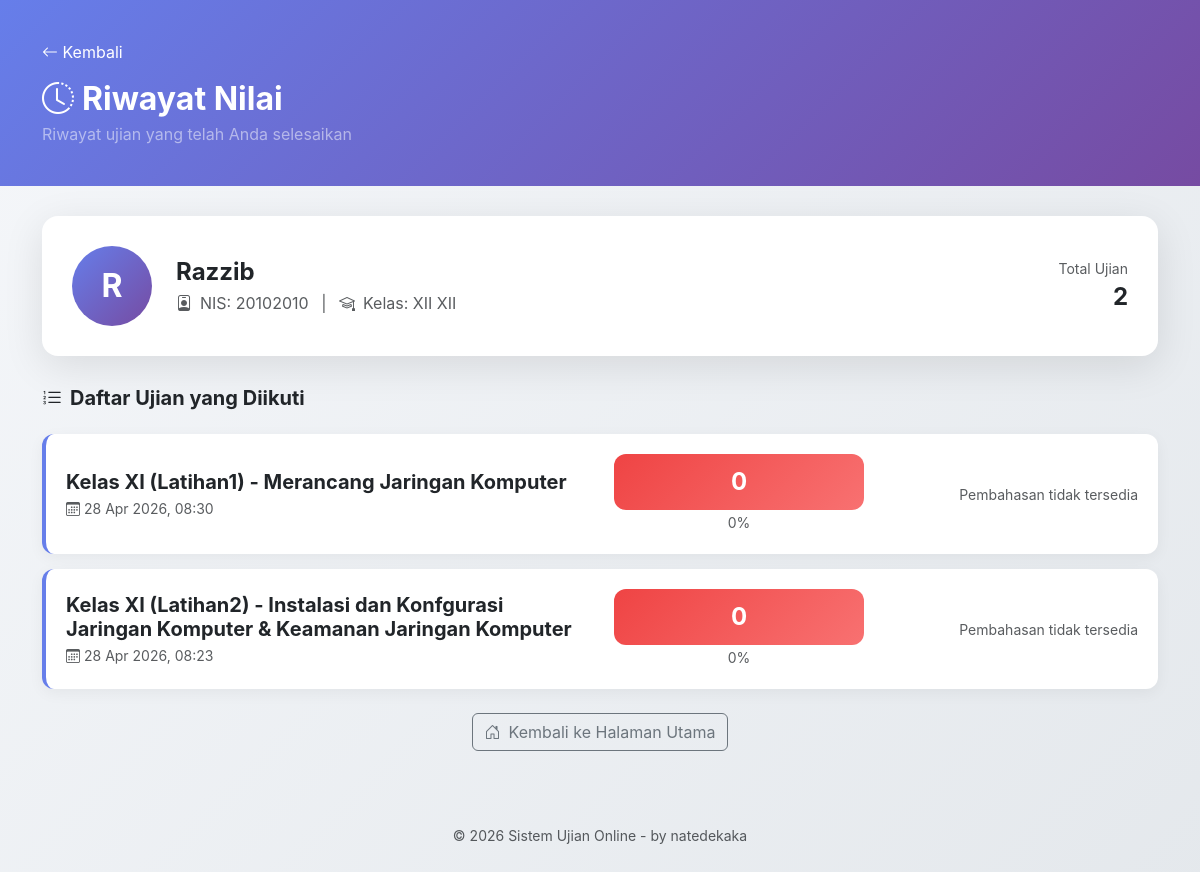
The page /riwayat.php?nis=20102010 on the database as committed earlier.
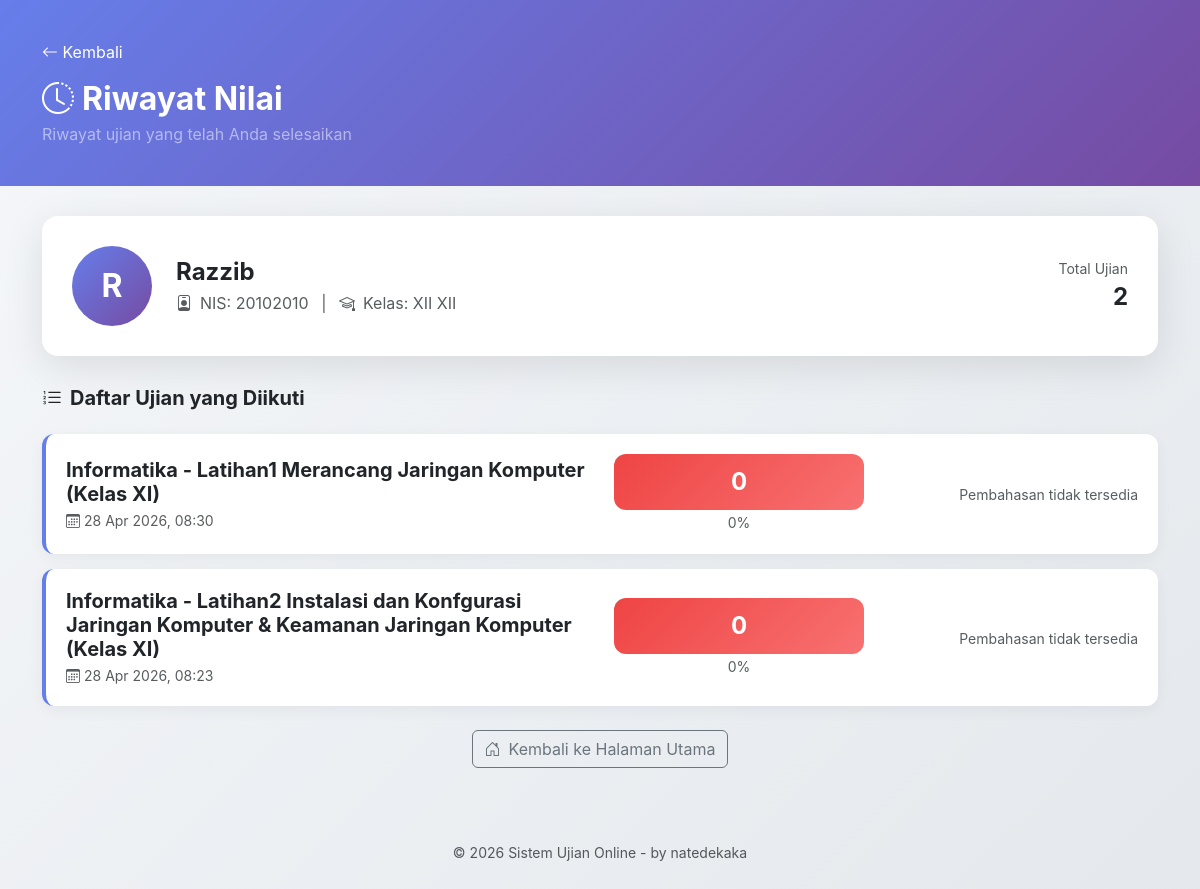
The same page on the database as committed later.
### tables this page shows
CREATE TABLE `hasil_ujian` (
  `id` int NOT NULL AUTO_INCREMENT,
  `id_ujian` int NOT NULL,
  `nis` varchar(50) NOT NULL,
  `nama` varchar(100) NOT NULL,
  `kelas` varchar(50) NOT NULL,
  `total_skor` int DEFAULT '0',
  `skor_awal` int DEFAULT NULL,
  `waktu_submit` datetime DEFAULT CURRENT_TIMESTAMP,
  `detail_jawaban` text,
  `device_fingerprint` varchar(64) DEFAULT NULL,
  `ip_address` varchar(45) DEFAULT NULL,
  `total_violations` int DEFAULT '0',
  `submitted_at` datetime DEFAULT NULL,
  PRIMARY KEY (`id`),
  KEY `id_ujian` (`id_ujian`),
  KEY `idx_ujian_nis` (`id_ujian`,`nis`),
  CONSTRAINT `hasil_ujian_ibfk_1` FOREIGN KEY (`id_ujian`) REFERENCES `ujian` (`id`) ON DELETE CASCADE
);

CREATE TABLE `ujian` (
  `id` int NOT NULL AUTO_INCREMENT,
  `judul_ujian` varchar(255) NOT NULL,
  `deskripsi` text,
  `status` enum('aktif','nonaktif') DEFAULT 'nonaktif',
  `tgl_dibuat` datetime DEFAULT CURRENT_TIMESTAMP,
  `updated_at` timestamp NULL DEFAULT CURRENT_TIMESTAMP ON UPDATE CURRENT_TIMESTAMP,
  `kode_ujian` varchar(20) DEFAULT NULL,
  `allow_ip` text,
  `enable_browser_lock` enum('ya','tidak') DEFAULT 'tidak',
  `max_violations` int DEFAULT '10',
  `enable_device_check` enum('ya','tidak') DEFAULT 'tidak',
  `waktu_tersedia` int DEFAULT '0',
  `acak_soal` enum('ya','tidak') DEFAULT 'tidak',
  `acak_opsi` enum('ya','tidak') DEFAULT 'tidak',
  `tampilkan_review` enum('ya','tidak') DEFAULT 'tidak',
  `tampilkan_skor` enum('ya','tidak') DEFAULT 'ya',
  PRIMARY KEY (`id`),
  KEY `idx_ujian_status` (`status`,`tgl_dibuat` DESC)
);

### riwayat.php (the view, shortened to what the changed rows need)
<?php
require_once 'config/init_sekolah.php';
$nis = trim($_GET['nis']);
$has_review_col = false;
$result_cols = $conn->query("SHOW COLUMNS FROM ujian LIKE 'tampilkan_review'");
if ($result_cols && $result_cols->num_rows > 0) {
    $has_review_col = true;
}
if ($has_review_col) {
    $stmt = $conn->prepare("
        SELECT h.*, u.judul_ujian, u.tampilkan_review
        FROM hasil_ujian h
        JOIN ujian u ON h.id_ujian = u.id
        WHERE h.nis = ?
        ORDER BY h.waktu_submit DESC
    ");
}
$stmt->bind_param("s", $nis);
$stmt->execute();
$result = $stmt->get_result();
$riwayat_list = [];
while ($row = $result->fetch_assoc()) {
    $riwayat_list[] = $row;
}
?>
<!DOCTYPE html>
<html lang="id">
<head>
    <link href="vendor/bootstrap/bootstrap.min.css" rel="stylesheet">
    <link rel="stylesheet" href="vendor/bootstrap-icons/bootstrap-icons.min.css">
</head>
<body>
    <div class="hero-section">
        <div class="container">
            <div class="row align-items-center">
                <div class="col-md-8">
                    <h2 class="text-white fw-bold mb-1">
                        <i class="bi bi-clock-history me-2"></i>Riwayat Nilai
                    </h2>
                </div>
            </div>
        </div>
    </div>
    <div class="container pb-5">
        <?php if (count($riwayat_list) > 0): ?>
            <?php foreach ($riwayat_list as $rw): ?>
            <?php
            $stmt = $conn->prepare("SELECT COUNT(*) as total FROM soal WHERE id_ujian = ?");
            $stmt->bind_param("i", $rw['id_ujian']);
            $stmt->execute();
            $jml_soal = $stmt->get_result()->fetch_assoc()['total'];
            $nilai_persen = $jml_soal > 0 ? round(($rw['total_skor'] / ($jml_soal * 10)) * 100) : 0;
            if ($nilai_persen >= 80) {
                $skor_class = 'skor-sangat-baik';
            } elseif ($nilai_persen >= 60) {
                $skor_class = 'skor-baik';
            } elseif ($nilai_persen >= 40) {
                $skor_class = 'skor-cukup';
            } else {
                $skor_class = 'skor-kurang';
            }
            ?>
            <div class="history-card">
                <div class="row align-items-center">
                    <div class="col-md-6">
                        <h5 class="fw-bold mb-1"><?= htmlspecialchars($rw['judul_ujian']) ?></h5>
                        <p class="text-muted mb-0 small">
                            <i class="bi bi-calendar3 me-1"></i><?= date('d M Y, H:i', strtotime($rw['waktu_submit'])) ?>
                        </p>
                    </div>
                    <div class="col-md-3 text-center">
                        <div class="skor-badge <?= $skor_class ?>">
                            <?= $rw['total_skor'] ?>
                        </div>
                        <small class="text-muted"><?= $nilai_persen ?>%</small>
                    </div>
                    <div class="col-md-3 text-end">
                        <?php if ($has_review_col && isset($rw['tampilkan_review']) && $rw['tampilkan_review'] === 'ya'): ?>
                        <a href="review.php?nis=<?= urlencode($nis) ?>&id_ujian=<?= $rw['id_ujian'] ?>" class="btn btn-review">
                            <i class="bi bi-card-checklist me-1"></i>Lihat Pembahasan
                        </a>
                        <?php else: ?>
                        <span class="text-muted small">Pembahasan tidak tersedia</span>
                        <?php endif; ?>
                    </div>
                </div>
            </div>
            <?php endforeach; ?>
        <?php endif; ?>
    </div>
</body>
</html>

Rows that differ between the two databases and show on the page:
changed through a linked row, hasil_ujian: id_ujian.judul_ujian "Kelas XI (Latihan1) - Merancang Jaringan Komputer" → "Informatika - Latihan1 Merancang Jaringan Komputer (Kelas XI)"
changed through a linked row, hasil_ujian: id_ujian.judul_ujian "Kelas XI (Latihan2) - Instalasi dan Konfgurasi Jaringan Komputer & Keamanan Jaringan Komputer" → "Informatika - Latihan2 Instalasi dan Konfgurasi Jaringan Komputer & Keamanan Jaringan Komputer (Kelas XI)"
